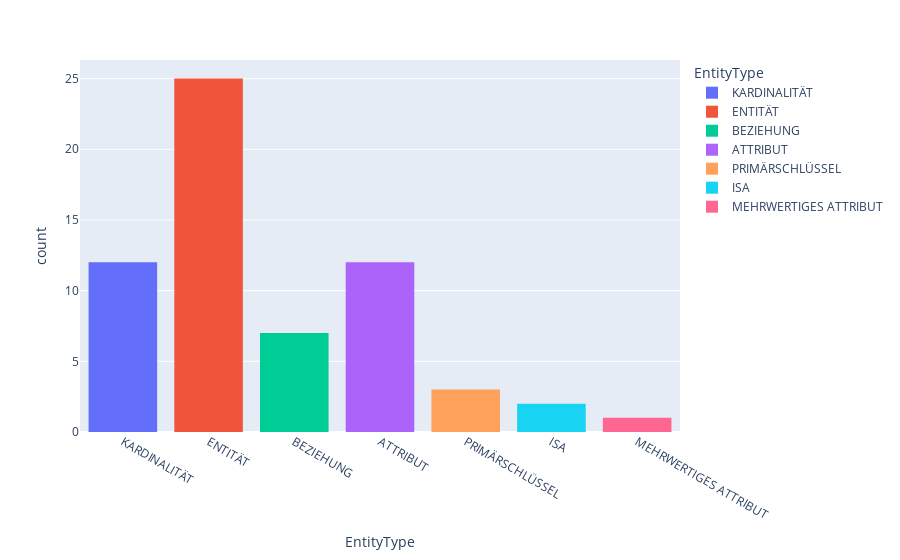

The code cell stored with this chart in its notebook:
### Code cell
fig = px.histogram(data[~data.EntityType.str.contains("o")], x="EntityType",color="EntityType")
fig.show()

### Figure 1 — Plotly figure (JSON) as saved in the notebook; plotly's stock layout.template omitted (floating-point values rounded to 4 significant figures)
{"data": [{"alignmentgroup": "True", "bingroup": "x", "hovertemplate": "EntityType=%{x}<br>count=%{y}<extra></extra>", "legendgroup": "KARDINALITÄT", "marker": {"color": "#636efa", "pattern": {"shape": ""}}, "name": "KARDINALITÄT", "offsetgroup": "KARDINALITÄT", "orientation": "v", "showlegend": true, "type": "histogram", "x": ["KARDINALITÄT", "KARDINALITÄT", "KARDINALITÄT", "KARDINALITÄT", "KARDINALITÄT", "KARDINALITÄT", "KARDINALITÄT", "KARDINALITÄT", "KARDINALITÄT", "KARDINALITÄT", "KARDINALITÄT", "KARDINALITÄT"], "xaxis": "x", "yaxis": "y"}, {"alignmentgroup": "True", "bingroup": "x", "hovertemplate": "EntityType=%{x}<br>count=%{y}<extra></extra>", "legendgroup": "ENTITÄT", "marker": {"color": "#EF553B", "pattern": {"shape": ""}}, "name": "ENTITÄT", "offsetgroup": "ENTITÄT", "orientation": "v", "showlegend": true, "type": "histogram", "x": ["ENTITÄT", "ENTITÄT", "ENTITÄT", "ENTITÄT", "ENTITÄT", "ENTITÄT", "ENTITÄT", "ENTITÄT", "ENTITÄT", "ENTITÄT", "ENTITÄT", "ENTITÄT", "ENTITÄT", "ENTITÄT", "ENTITÄT", "ENTITÄT", "ENTITÄT", "ENTITÄT", "ENTITÄT", "ENTITÄT", "ENTITÄT", "ENTITÄT", "ENTITÄT", "ENTITÄT", "ENTITÄT"], "xaxis": "x", "yaxis": "y"}, {"alignmentgroup": "True", "bingroup": "x", "hovertemplate": "EntityType=%{x}<br>count=%{y}<extra></extra>", "legendgroup": "BEZIEHUNG", "marker": {"color": "#00cc96", "pattern": {"shape": ""}}, "name": "BEZIEHUNG", "offsetgroup": "BEZIEHUNG", "orientation": "v", "showlegend": true, "type": "histogram", "x": ["BEZIEHUNG", "BEZIEHUNG", "BEZIEHUNG", "BEZIEHUNG", "BEZIEHUNG", "BEZIEHUNG", "BEZIEHUNG"], "xaxis": "x", "yaxis": "y"}, {"alignmentgroup": "True", "bingroup": "x", "hovertemplate": "EntityType=%{x}<br>count=%{y}<extra></extra>", "legendgroup": "ATTRIBUT", "marker": {"color": "#ab63fa", "pattern": {"shape": ""}}, "name": "ATTRIBUT", "offsetgroup": "ATTRIBUT", "orientation": "v", "showlegend": true, "type": "histogram", "x": ["ATTRIBUT", "ATTRIBUT", "ATTRIBUT", "ATTRIBUT", "ATTRIBUT", "ATTRIBUT", "ATTRIBUT", "ATTRIBUT", "ATTRIBUT", "ATTRIBUT", "ATTRIBUT", "ATTRIBUT"], "xaxis": "x", "yaxis": "y"}, {"alignmentgroup": "True", "bingroup": "x", "hovertemplate": "EntityType=%{x}<br>count=%{y}<extra></extra>", "legendgroup": "PRIMÄRSCHLÜSSEL", "marker": {"color": "#FFA15A", "pattern": {"shape": ""}}, "name": "PRIMÄRSCHLÜSSEL", "offsetgroup": "PRIMÄRSCHLÜSSEL", "orientation": "v", "showlegend": true, "type": "histogram", "x": ["PRIMÄRSCHLÜSSEL", "PRIMÄRSCHLÜSSEL", "PRIMÄRSCHLÜSSEL"], "xaxis": "x", "yaxis": "y"}, {"alignmentgroup": "True", "bingroup": "x", "hovertemplate": "EntityType=%{x}<br>count=%{y}<extra></extra>", "legendgroup": "ISA", "marker": {"color": "#19d3f3", "pattern": {"shape": ""}}, "name": "ISA", "offsetgroup": "ISA", "orientation": "v", "showlegend": true, "type": "histogram", "x": ["ISA", "ISA"], "xaxis": "x", "yaxis": "y"}, {"alignmentgroup": "True", "bingroup": "x", "hovertemplate": "EntityType=%{x}<br>count=%{y}<extra></extra>", "legendgroup": "MEHRWERTIGES ATTRIBUT", "marker": {"color": "#FF6692", "pattern": {"shape": ""}}, "name": "MEHRWERTIGES ATTRIBUT", "offsetgroup": "MEHRWERTIGES ATTRIBUT", "orientation": "v", "showlegend": true, "type": "histogram", "x": ["MEHRWERTIGES ATTRIBUT"], "xaxis": "x", "yaxis": "y"}], "layout": {"barmode": "relative", "legend": {"title": {"text": "EntityType"}, "tracegroupgap": 0}, "margin": {"t": 60}, "xaxis": {"anchor": "y", "categoryarray": ["KARDINALITÄT", "ENTITÄT", "BEZIEHUNG", "ATTRIBUT", "PRIMÄRSCHLÜSSEL", "ISA", "MEHRWERTIGES ATTRIBUT"], "categoryorder": "array", "domain": [0, 1], "title": {"text": "EntityType"}}, "yaxis": {"anchor": "x", "domain": [0, 1], "title": {"text": "count"}}}}
